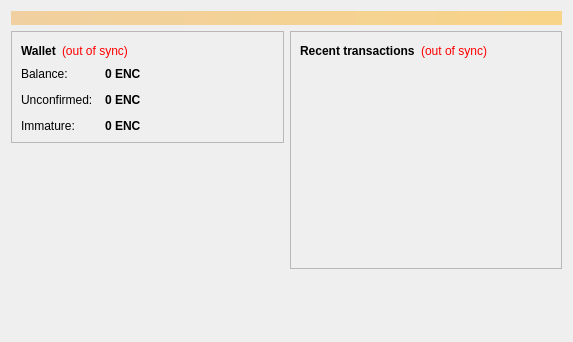
<?xml version="1.0" encoding="UTF-8"?>
<ui version="4.0">
 <class>OverviewPage</class>
 <widget class="QWidget" name="OverviewPage">
  <property name="geometry">
   <rect>
    <x>0</x>
    <y>0</y>
    <width>573</width>
    <height>342</height>
   </rect>
  </property>
  <property name="windowTitle">
   <string>Form</string>
  </property>
  <layout class="QVBoxLayout" name="topLayout">
   <item>
    <widget class="QLabel" name="labelAlerts">
     <property name="visible">
      <bool>false</bool>
     </property>
     <property name="styleSheet">
      <string notr="true">background-color: qlineargradient(x1: 0, y1: 0, x2: 1, y2: 0, stop:0 #F0D0A0, stop:1 #F8D488); color:#000000;</string>
     </property>
     <property name="wordWrap">
      <bool>true</bool>
     </property>
     <property name="margin">
      <number>3</number>
     </property>
    </widget>
   </item>
   <item>
    <layout class="QHBoxLayout" name="horizontalLayout" stretch="1,1">
     <item>
      <layout class="QVBoxLayout" name="verticalLayout_2">
       <item>
        <widget class="QFrame" name="frame">
         <property name="frameShape">
          <enum>QFrame::StyledPanel</enum>
         </property>
         <property name="frameShadow">
          <enum>QFrame::Raised</enum>
         </property>
         <layout class="QVBoxLayout" name="verticalLayout_4">
          <item>
           <layout class="QHBoxLayout" name="horizontalLayout_4">
            <item>
             <widget class="QLabel" name="label_5">
              <property name="font">
               <font>
                <weight>75</weight>
                <bold>true</bold>
               </font>
              </property>
              <property name="text">
               <string>Wallet</string>
              </property>
             </widget>
            </item>
            <item>
             <widget class="QLabel" name="labelWalletStatus">
              <property name="toolTip">
               <string>The displayed information may be out of date. Your wallet automatically synchronizes with the Entropycoin network after a connection is established, but this process has not completed yet.</string>
              </property>
              <property name="styleSheet">
               <string notr="true">QLabel { color: red; }</string>
              </property>
              <property name="text">
               <string notr="true">(out of sync)</string>
              </property>
              <property name="alignment">
               <set>Qt::AlignLeading|Qt::AlignLeft|Qt::AlignVCenter</set>
              </property>
             </widget>
            </item>
            <item>
             <spacer name="horizontalSpacer_2">
              <property name="orientation">
               <enum>Qt::Horizontal</enum>
              </property>
              <property name="sizeHint" stdset="0">
               <size>
                <width>40</width>
                <height>20</height>
               </size>
              </property>
             </spacer>
            </item>
           </layout>
          </item>
          <item>
           <layout class="QFormLayout" name="formLayout_2">
            <property name="fieldGrowthPolicy">
             <enum>QFormLayout::AllNonFixedFieldsGrow</enum>
            </property>
            <property name="horizontalSpacing">
             <number>12</number>
            </property>
            <property name="verticalSpacing">
             <number>12</number>
            </property>
            <item row="0" column="0">
             <widget class="QLabel" name="label">
              <property name="text">
               <string>Balance:</string>
              </property>
             </widget>
            </item>
            <item row="0" column="1">
             <widget class="QLabel" name="labelBalance">
              <property name="font">
               <font>
                <weight>75</weight>
                <bold>true</bold>
               </font>
              </property>
              <property name="cursor">
               <cursorShape>IBeamCursor</cursorShape>
              </property>
              <property name="toolTip">
               <string>Your current balance</string>
              </property>
              <property name="text">
               <string notr="true">0 ENC</string>
              </property>
              <property name="textInteractionFlags">
               <set>Qt::LinksAccessibleByMouse|Qt::TextSelectableByKeyboard|Qt::TextSelectableByMouse</set>
              </property>
             </widget>
            </item>
            <item row="1" column="0">
             <widget class="QLabel" name="label_3">
              <property name="text">
               <string>Unconfirmed:</string>
              </property>
             </widget>
            </item>
            <item row="1" column="1">
             <widget class="QLabel" name="labelUnconfirmed">
              <property name="font">
               <font>
                <weight>75</weight>
                <bold>true</bold>
               </font>
              </property>
              <property name="cursor">
               <cursorShape>IBeamCursor</cursorShape>
              </property>
              <property name="toolTip">
               <string>Total of transactions that have yet to be confirmed, and do not yet count toward the current balance</string>
              </property>
              <property name="text">
               <string notr="true">0 ENC</string>
              </property>
              <property name="textInteractionFlags">
               <set>Qt::LinksAccessibleByMouse|Qt::TextSelectableByKeyboard|Qt::TextSelectableByMouse</set>
              </property>
             </widget>
            </item>
            <item row="2" column="0">
             <widget class="QLabel" name="labelImmatureText">
              <property name="text">
               <string>Immature:</string>
              </property>
             </widget>
            </item>
            <item row="2" column="1">
             <widget class="QLabel" name="labelImmature">
              <property name="font">
               <font>
                <weight>75</weight>
                <bold>true</bold>
               </font>
              </property>
              <property name="toolTip">
               <string>Mined balance that has not yet matured</string>
              </property>
              <property name="text">
               <string notr="true">0 ENC</string>
              </property>
              <property name="textInteractionFlags">
               <set>Qt::LinksAccessibleByMouse|Qt::TextSelectableByKeyboard|Qt::TextSelectableByMouse</set>
              </property>
             </widget>
            </item>
           </layout>
          </item>
         </layout>
        </widget>
       </item>
       <item>
        <spacer name="verticalSpacer">
         <property name="orientation">
          <enum>Qt::Vertical</enum>
         </property>
         <property name="sizeHint" stdset="0">
          <size>
           <width>20</width>
           <height>40</height>
          </size>
         </property>
        </spacer>
       </item>
     <item>
      <widget class="QLabel" name="label_6">
       <property name="text">
        <string/>
       </property>
       <property name="pixmap">
        <pixmap resource="../bitcoin.qrc">:/images/bkgcoin</pixmap>
       </property>
       <property name="scaledContents">
        <bool>false</bool>
       </property>
       <property name="alignment">
        <set>Qt::AlignCenter</set>
       </property>
       <property name="margin">
        <number>-2</number>
       </property>
      </widget>
     </item>	   
	   
      </layout>
     </item>
     <item>
      <layout class="QVBoxLayout" name="verticalLayout_3">
       <item>
        <widget class="QFrame" name="frame_2">
         <property name="frameShape">
          <enum>QFrame::StyledPanel</enum>
         </property>
         <property name="frameShadow">
          <enum>QFrame::Raised</enum>
         </property>
         <layout class="QVBoxLayout" name="verticalLayout">
          <item>
           <layout class="QHBoxLayout" name="horizontalLayout_2">
            <item>
             <widget class="QLabel" name="label_4">
              <property name="text">
               <string>&lt;b&gt;Recent transactions&lt;/b&gt;</string>
              </property>
             </widget>
            </item>
            <item>
             <widget class="QLabel" name="labelTransactionsStatus">
              <property name="toolTip">
               <string>The displayed information may be out of date. Your wallet automatically synchronizes with the Entropycoin network after a connection is established, but this process has not completed yet.</string>
              </property>
              <property name="styleSheet">
               <string notr="true">QLabel { color: red; }</string>
              </property>
              <property name="text">
               <string notr="true">(out of sync)</string>
              </property>
              <property name="alignment">
               <set>Qt::AlignRight|Qt::AlignTrailing|Qt::AlignVCenter</set>
              </property>
             </widget>
            </item>
            <item>
             <spacer name="horizontalSpacer">
              <property name="orientation">
               <enum>Qt::Horizontal</enum>
              </property>
              <property name="sizeHint" stdset="0">
               <size>
                <width>40</width>
                <height>20</height>
               </size>
              </property>
             </spacer>
            </item>
           </layout>
          </item>
          <item>
           <widget class="QListView" name="listTransactions">
            <property name="styleSheet">
             <string notr="true">QListView { background: transparent; }</string>
            </property>
            <property name="frameShape">
             <enum>QFrame::NoFrame</enum>
            </property>
            <property name="verticalScrollBarPolicy">
             <enum>Qt::ScrollBarAlwaysOff</enum>
            </property>
            <property name="horizontalScrollBarPolicy">
             <enum>Qt::ScrollBarAlwaysOff</enum>
            </property>
            <property name="selectionMode">
             <enum>QAbstractItemView::NoSelection</enum>
            </property>
           </widget>
          </item>
         </layout>
        </widget>
       </item>
       <item>
        <spacer name="verticalSpacer_2">
         <property name="orientation">
          <enum>Qt::Vertical</enum>
         </property>
         <property name="sizeHint" stdset="0">
          <size>
           <width>20</width>
           <height>40</height>
          </size>
         </property>
        </spacer>
       </item>
      </layout>
     </item>
    </layout>
   </item>
  </layout>
 </widget>
 <resources/>
 <connections/>
</ui>
